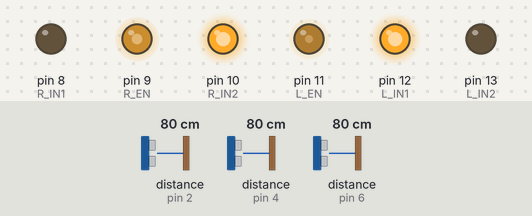
The sketch below on a simulated Arduino Uno, built with avr-gcc and run on an emulated ATmega328P. On the bench: output pins drawn as LEDs (lit = HIGH). Dashed ring = blinking. The inputs (shaded band) are chosen by the test bench; at power-on: distance to the obstacle (sensors on pin 2, pin 6, pin 4) 80 cm. The echo pulse lasts 58.3 µs per cm.

Above: at 1.2 s.
1.3 s: distance to the obstacle (sensor on pin 2) set to 11 cm
2.8 s: distance to the obstacle (sensor on pin 2) set to 8 cm
At 5.7 s:
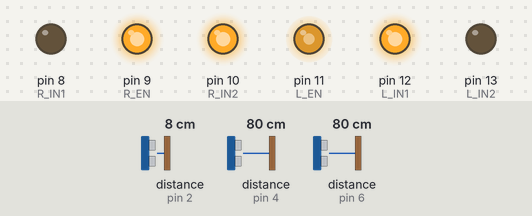
5.8 s: distance to the obstacle (sensor on pin 6) set to 17 cm
At 6.6 s:
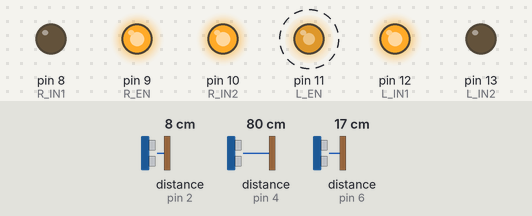
7.3 s: distance to the obstacle (sensor on pin 6) set to 14 cm
At 8.3 s:
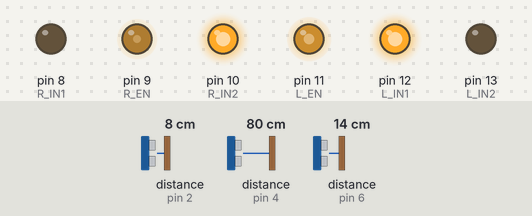
8.8 s: distance to the obstacle (sensor on pin 4) set to 12 cm
10.3 s: distance to the obstacle (sensor on pin 4) set to 9 cm
At 10.7 s:
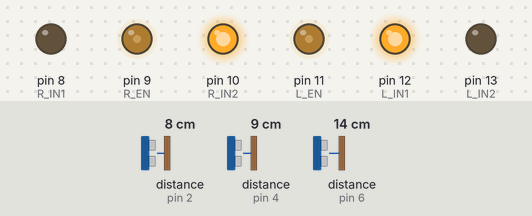
Timing chart, 0 to 12.8 s (numbered marks = the images above; inputs shaded):
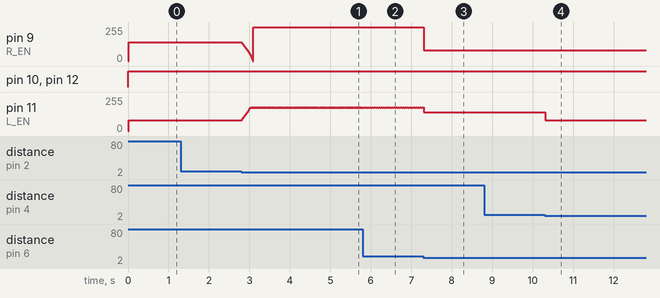

Measured:
- the behaviour switches between 10 and 9 cm on distance to the obstacle (sensor on pin 2) (found by bisection; images 0 and 1)
- the behaviour switches between 16 and 15 cm on distance to the obstacle (sensor on pin 6) (found by bisection; images 2 and 3)
- the behaviour switches between 11 and 10 cm on distance to the obstacle (sensor on pin 4) (found by bisection; images 3 and 4)
- after the input at 1.3 s, every drawn part: stays the same
- after the input at 5.8 s, pin 11 (L_EN): alternates 180/255 for 0.01 s and 175/255 for 0.01 s, starting after 0.07 s
- after the input at 7.3 s, pin 9 (R_EN): 255/255 → 80/255 at once
- after the input at 8.8 s, every drawn part: stays the same
- after the input at 10.3 s, pin 11 (L_EN): 140/255 → 80/255 at once

The sketch:

test_2.ino
```cpp
#include <MPU6050.h>

#include <HCSR04.h>

float F_THRESH = 15;
float S_THRESH = 10;


int Vmax =  140;
int OUT_V = Vmax;
int IN_V = 80;


float R_dist;
float L_dist;
float F_dist;

int R_ECHO = 4;
int R_TRIG = 5;
HCSR04 R_hc(R_TRIG, R_ECHO);

int L_ECHO = 2;
int L_TRIG = 3;
HCSR04 L_hc(L_TRIG, L_ECHO);

int F_ECHO  = 6;
int F_TRIG  = 7;
HCSR04 F_hc(F_TRIG, F_ECHO);

int R_EN = 9;
int R_IN1 = 8;
int R_IN2 = 10;
int R_v = 0;

int L_EN = 11;
int L_IN1 = 12;
int L_IN2 = 13;
int L_v = 0;


void advance()
{
if (L_dist < S_THRESH && L_v<180){
     L_v+=5;
     R_v-=5;
}
else if (L_v>=180){
    L_v-=5;
    R_v-=15;
}

if (R_dist < S_THRESH && R_v<180){
    R_v+=5;
    L_v-=5;
}
else if (R_v>=180){
    R_v-=5;
    L_v-=15;
}
}
void turn_right()
{
   L_v = OUT_V;
   R_v = IN_V;
}
void turn_left()
{
   R_v = OUT_V;
   L_v = IN_V;
}
void U_turn()
{
  digitalWrite(R_IN1, LOW);
  digitalWrite(R_IN2, HIGH);
  digitalWrite(L_IN1, HIGH);
  digitalWrite(L_IN2, LOW);

  R_v = IN_V;
  L_v = IN_V;
}
void setup()
{

  Serial.begin(9600);

  pinMode(L_EN,OUTPUT);
  pinMode(L_IN1,OUTPUT);
  pinMode(L_IN2,OUTPUT);
  pinMode(R_EN,OUTPUT);
  pinMode(R_IN1,OUTPUT);
  pinMode(R_IN2,OUTPUT);
}


void loop()
{
  digitalWrite(R_IN1, LOW);
  digitalWrite(R_IN2, HIGH);
  digitalWrite(L_IN2, LOW);
  digitalWrite(L_IN1, HIGH);

  R_dist = R_hc.dist();
  //R_dist = R_dist >= 0? R_dist : 0;
  L_dist = L_hc.dist();
  //L_dist = L_dist >= 0? L_dist : 0;
  F_dist = F_hc.dist();
  //F_dist = F_dist >= 0? F_dist : 0;

    if(L_dist > S_THRESH)
      turn_left();
    else if(F_dist > F_THRESH)
      advance();
    else if(R_dist > S_THRESH)
      turn_right();
    else
      U_turn();

  analogWrite(R_EN, R_v);
  analogWrite(L_EN, L_v);

}
```
